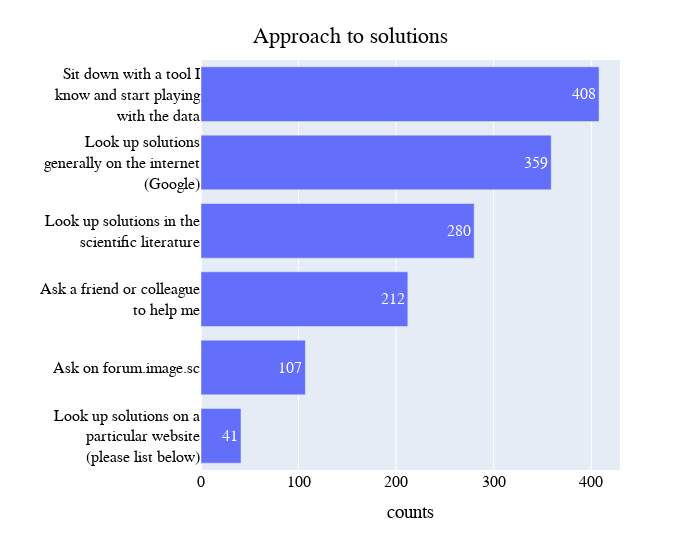

Here is the notebook cell this chart was saved with:
### Code cell
ana_fig = barchart_horizontal_fig(way_analyze_df, title='Approach to solutions')
ana_fig.update_layout(height=550)

### Figure 1 — Plotly figure (JSON) as saved in the notebook; plotly's stock layout.template omitted (floating-point values rounded to 4 significant figures)
{"data": [{"alignmentgroup": "True", "hovertemplate": "counts=%{x}<br>=%{y}<extra></extra>", "legendgroup": "", "marker": {"color": "#636efa", "pattern": {"shape": ""}}, "name": "", "offsetgroup": "", "orientation": "h", "showlegend": false, "textposition": "auto", "texttemplate": "%{x}", "type": "bar", "x": [41, 212, 359, 280, 408, 107], "xaxis": "x", "y": ["Look up solutions on a<br>particular website<br>(please list below)", "Ask a friend or colleague<br>to help me", "Look up solutions<br>generally on the internet<br>(Google)", "Look up solutions in the<br>scientific literature", "Sit down with a tool I<br>know and start playing<br>with the data", "Ask on forum.image.sc"], "yaxis": "y"}], "layout": {"barmode": "relative", "font": {"color": "Black", "family": "Helvetica", "size": 16}, "height": 550, "legend": {"font": {"color": "Black", "size": 16}, "title": {"font": {"family": "Helvetica"}}, "tracegroupgap": 0}, "margin": {"t": 60}, "title": {"text": "Approach to solutions", "x": 0.5, "y": 0.95}, "width": 700, "xaxis": {"anchor": "y", "domain": [0, 1], "title": {"text": "counts"}}, "yaxis": {"anchor": "x", "categoryorder": "total ascending", "domain": [0, 1], "title": {"text": ""}}}}
